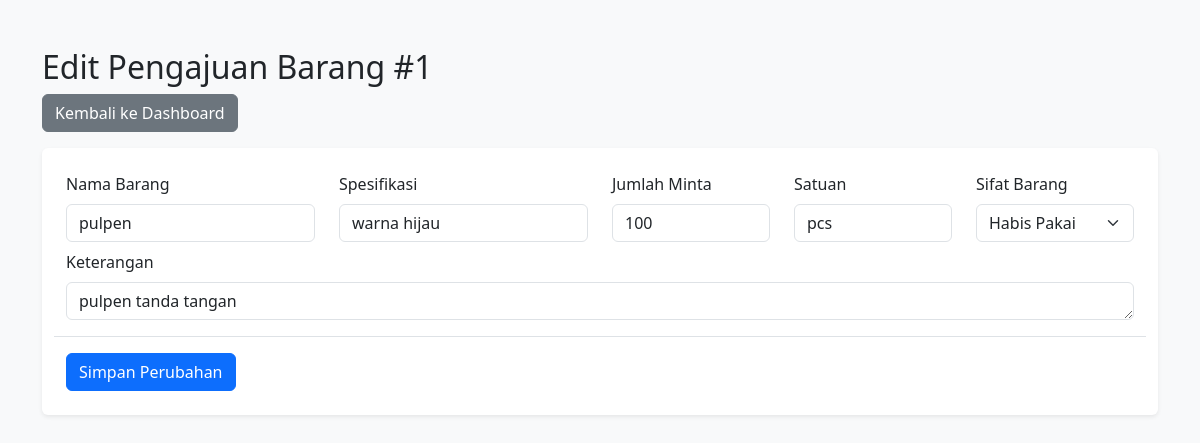
Screenshot of /pemohon/edit.php?id=1 (signed in) with the database file from the repository.
### tables this page shows
CREATE TABLE `permintaan_barang` (
  `id` int(11) NOT NULL,
  `user_id` int(11) NOT NULL,
  `tanggal_pengajuan` datetime DEFAULT current_timestamp(),
  `status` enum('Pending','Approved_Biro_Umum','Sent_to_Vendor','Confirmed_by_Vendor','Retur','Completed','Rejected') DEFAULT 'Pending',
  `catatan_biro_umum` text DEFAULT NULL,
  `sumber_dana` varchar(100) DEFAULT NULL,
  `vendor_id` int(11) DEFAULT NULL
);

CREATE TABLE `detail_permintaan` (
  `id` int(11) NOT NULL,
  `permintaan_id` int(11) NOT NULL,
  `nama_barang` varchar(200) NOT NULL,
  `spesifikasi` text DEFAULT NULL,
  `jumlah_minta` int(11) NOT NULL,
  `jumlah_approved` int(11) DEFAULT 0,
  `jumlah_vendor` int(11) DEFAULT 0,
  `satuan` varchar(50) NOT NULL,
  `sifat_barang` enum('Habis_Pakai','Tidak_Habis_Pakai') NOT NULL,
  `keterangan` text DEFAULT NULL
);

### pemohon/edit.php (the view, shortened to what this page needs)
<?php
require_once '../config/database.php';
$id = $_GET['id'] ?? null;
$user_id = $_SESSION['user_id'];
$stmt = $pdo->prepare("SELECT * FROM permintaan_barang WHERE id = ? AND user_id = ? AND status = 'Pending'");
$stmt->execute([$id, $user_id]);
$req = $stmt->fetch();
$stmtDetail = $pdo->prepare("SELECT * FROM detail_permintaan WHERE permintaan_id = ?");
$stmtDetail->execute([$id]);
$items = $stmtDetail->fetchAll();
?>
<!DOCTYPE html>
<html lang="id">
<head>
    <link rel="stylesheet" href="https://cdn.jsdelivr.net/npm/bootstrap@5.3.0/dist/css/bootstrap.min.css">
</head>
<body class="bg-light container py-5">
    <h2>Edit Pengajuan Barang #<?= $req['id'] ?></h2>
    <a href="dashboard.php" class="btn btn-secondary mb-3">Kembali ke Dashboard</a>
    <form method="POST" class="bg-white p-4 rounded shadow-sm">
        <div id="item-container">
            <?php foreach ($items as $index => $item): ?>
                <div class="row item-row mb-3 border-bottom pb-3">
                    <div class="col-md-3">
                        <label class="form-label">Nama Barang</label>
                        <input type="text" name="items[<?= $index ?>][nama_barang]" class="form-control" value="<?= htmlspecialchars($item['nama_barang']) ?>" required>
                    </div>
                    <div class="col-md-3">
                        <label class="form-label">Spesifikasi</label>
                        <input type="text" name="items[<?= $index ?>][spesifikasi]" class="form-control" value="<?= htmlspecialchars($item['spesifikasi']) ?>">
                    </div>
                    <div class="col-md-2">
                        <label class="form-label">Jumlah Minta</label>
                        <input type="number" name="items[<?= $index ?>][jumlah_minta]" class="form-control" value="<?= $item['jumlah_minta'] ?>" min="1" required>
                    </div>
                    <div class="col-md-2">
                        <label class="form-label">Satuan</label>
                        <input type="text" name="items[<?= $index ?>][satuan]" class="form-control" value="<?= htmlspecialchars($item['satuan']) ?>" required>
                    </div>
                    <div class="col-md-2">
                        <label class="form-label">Sifat Barang</label>
                        <select name="items[<?= $index ?>][sifat_barang]" class="form-select" required>
                            <option value="Habis_Pakai" <?= $item['sifat_barang'] === 'Habis_Pakai' ? 'selected' : '' ?>>Habis Pakai</option>
                        </select>
                    </div>
                    <div class="col-md-12 mt-2">
                        <label class="form-label">Keterangan</label>
                        <textarea name="items[<?= $index ?>][keterangan]" class="form-control" rows="1"><?= htmlspecialchars($item['keterangan']) ?></textarea>
                    </div>
                </div>
            <?php endforeach; ?>
        </div>
        <button type="submit" class="btn btn-primary">Simpan Perubahan</button>
    </form>
</body>
</html>

### rows the page displays
permintaan_barang: id "1"
detail_permintaan: nama_barang "pulpen", spesifikasi "warna hijau", jumlah_minta "100", satuan "pcs", sifat_barang "Habis Pakai", keterangan "pulpen tanda tangan"
